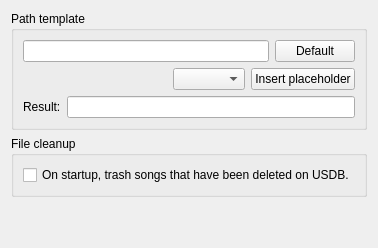
     <widget class="QWidget" name="tabFiles">
      <attribute name="title">
       <string>Files</string>
      </attribute>
      <layout class="QVBoxLayout" name="verticalLayout_4">
       <item>
        <widget class="QGroupBox" name="groupBox">
         <property name="toolTip">
          <string>&lt;html&gt;&lt;head/&gt;&lt;body&gt;&lt;p&gt;Determines how song files are stored relative to the song directory. You can use certain placeholder names to reference song attributes.&lt;/p&gt;&lt;p&gt;The template must contain at least two components, which are separated using slashes. The last component specifies the filename, excluding its extension.&lt;/p&gt;&lt;/body&gt;&lt;/html&gt;</string>
         </property>
         <property name="title">
          <string>Path template</string>
         </property>
         <layout class="QVBoxLayout" name="verticalLayout_3">
          <item>
           <layout class="QHBoxLayout" name="horizontalLayout_3">
            <item>
             <widget class="QLineEdit" name="edit_path_template">
              <property name="maxLength">
               <number>100</number>
              </property>
             </widget>
            </item>
            <item>
             <widget class="QPushButton" name="button_default_path_template">
              <property name="text">
               <string>Default</string>
              </property>
             </widget>
            </item>
           </layout>
          </item>
          <item>
           <layout class="QHBoxLayout" name="horizontalLayout_2">
            <item>
             <spacer name="horizontalSpacer">
              <property name="orientation">
               <enum>Qt::Orientation::Horizontal</enum>
              </property>
              <property name="sizeHint" stdset="0">
               <size>
                <width>40</width>
                <height>20</height>
               </size>
              </property>
             </spacer>
            </item>
            <item>
             <widget class="QComboBox" name="comboBox_placeholder"/>
            </item>
            <item>
             <widget class="QPushButton" name="button_insert_placeholder">
              <property name="text">
               <string>Insert placeholder</string>
              </property>
             </widget>
            </item>
           </layout>
          </item>
          <item>
           <layout class="QHBoxLayout" name="horizontalLayout_4">
            <item>
             <widget class="QLabel" name="label">
              <property name="text">
               <string>Result:</string>
              </property>
             </widget>
            </item>
            <item>
             <widget class="QLineEdit" name="edit_path_template_result">
              <property name="readOnly">
               <bool>true</bool>
              </property>
             </widget>
            </item>
           </layout>
          </item>
         </layout>
        </widget>
       </item>
       <item>
        <widget class="QGroupBox" name="groupBox_4">
         <property name="minimumSize">
          <size>
           <width>0</width>
           <height>0</height>
          </size>
         </property>
         <property name="title">
          <string>File cleanup</string>
         </property>
         <layout class="QVBoxLayout" name="verticalLayout_7">
          <item>
           <widget class="QCheckBox" name="checkBox_trash_remotely_deleted_songs">
            <property name="text">
             <string>On startup, trash songs that have been deleted on USDB.</string>
            </property>
           </widget>
          </item>
         </layout>
        </widget>
       </item>
       <item>
        <spacer name="verticalSpacer_3">
         <property name="orientation">
          <enum>Qt::Orientation::Vertical</enum>
         </property>
         <property name="sizeHint" stdset="0">
          <size>
           <width>20</width>
           <height>40</height>
          </size>
         </property>
        </spacer>
       </item>
      </layout>
     </widget>
